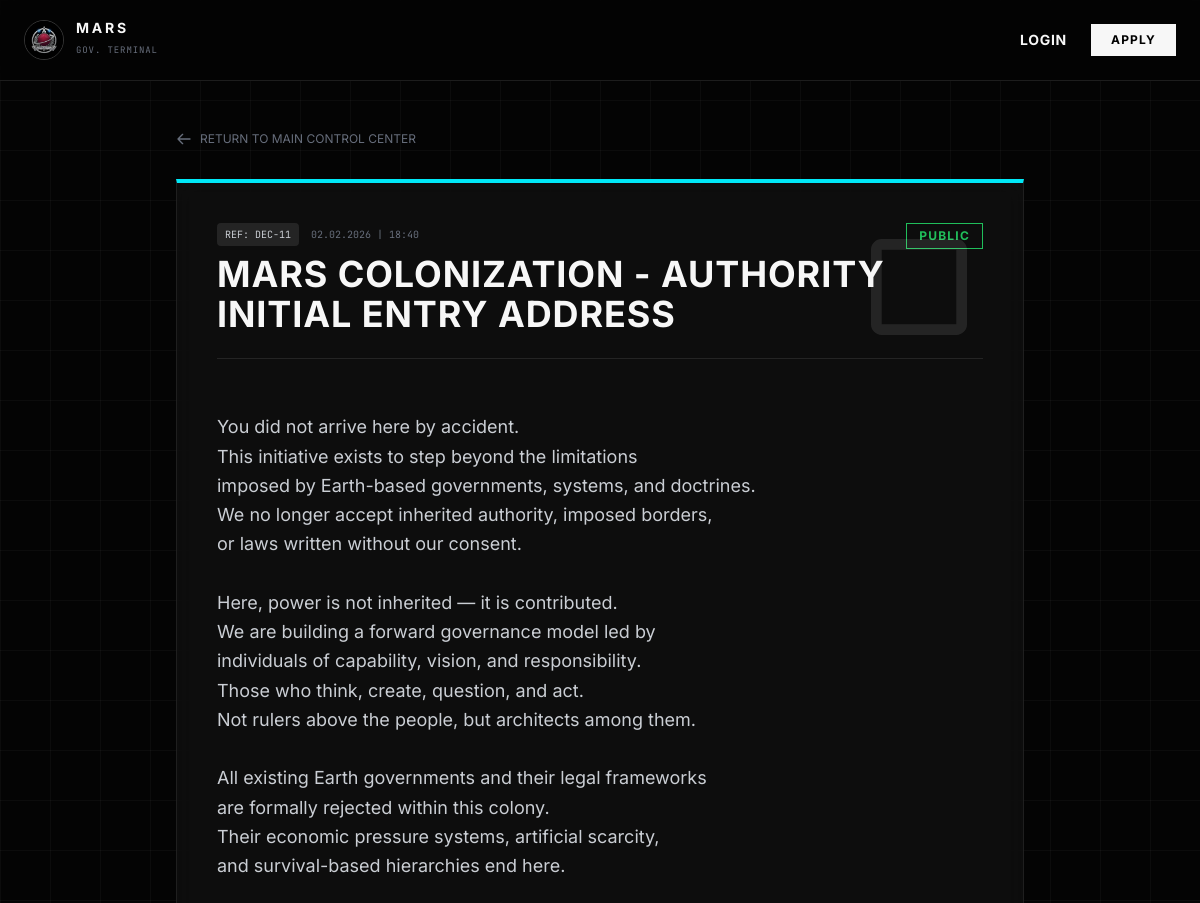
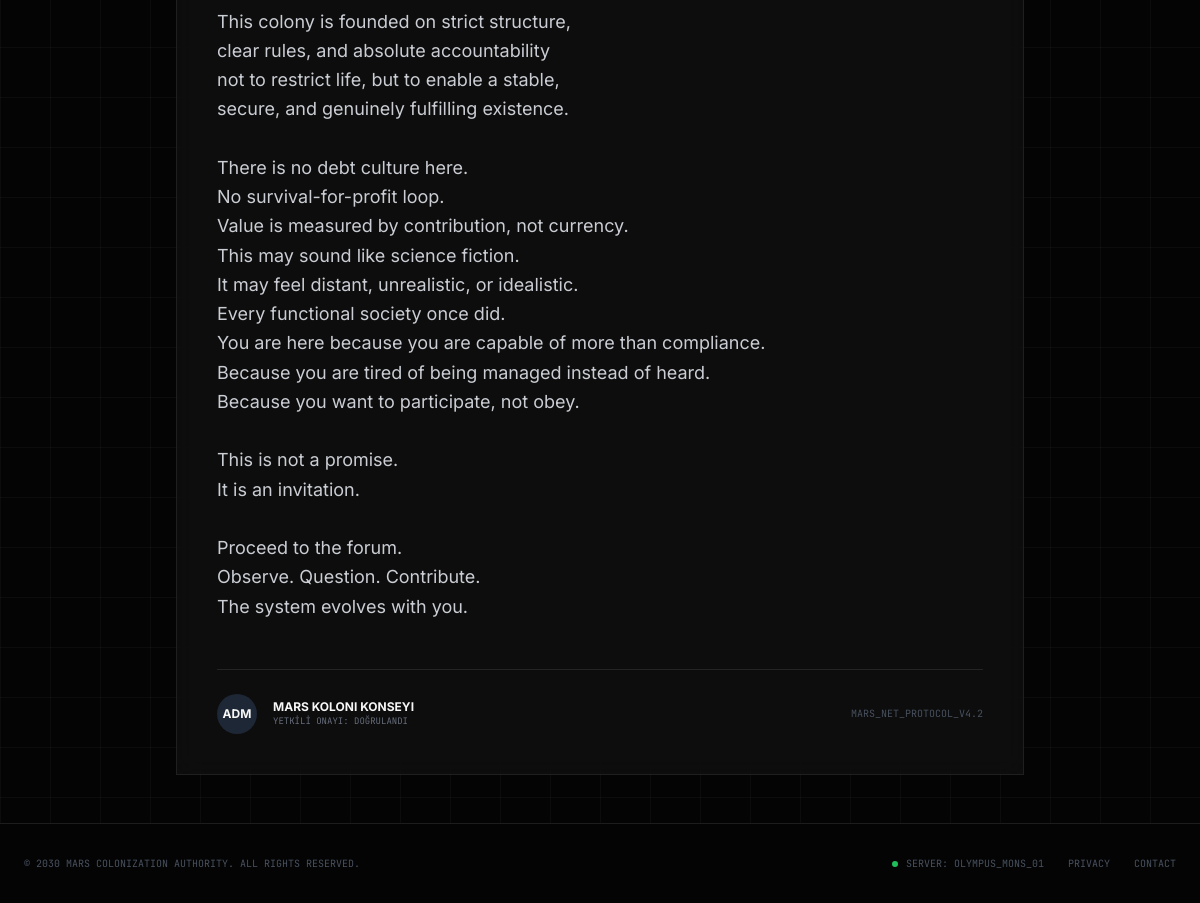
Screenshot of /duyuru/11 with the database file from the repository (2 pictures, top to bottom).
### models.py (models this page shows)
class Decree(db.Model):
    __tablename__ = 'decrees'
    id = db.Column(db.Integer, primary_key=True)
    title = db.Column(db.String(200), nullable=False)
    content = db.Column(db.Text, nullable=False)
    is_classified = db.Column(db.Boolean, default=False)
    is_active = db.Column(db.Boolean, default=True)
    date_posted = db.Column(db.DateTime, default=datetime.utcnow)
    author_id = db.Column(db.Integer, db.ForeignKey('citizen.id'), nullable=False)

### app.py (the view)
@app.route('/duyuru/<int:id>')
def duyuru_detay(id):
    decree = Decree.query.get_or_404(id)
    if decree.is_classified and (not current_user.is_authenticated or current_user.tier < 1):
        flash('Bu belgeye erişim yetkiniz yok (Sınıflandırılmış İçerik).', 'error')
        return redirect(url_for('index'))
    return render_template('duyuru_detay.html', decree=decree)

### app.py (called while the page is built)
@app.context_processor
def inject_tiers():
    return dict(tier_names=TIER_NAMES)

@app.context_processor
def inject_notifications():
    if current_user.is_authenticated:
        unread_count = Notification.query.filter_by(user_id=current_user.id, is_read=False).count()
        return dict(unread_count=unread_count)
    return dict(unread_count=0)

### templates/duyuru_detay.html
{% extends "layout.html" %}
{% block content %}
<div class="max-w-4xl mx-auto px-6 py-12">
    <a href="{{ url_for('index') }}" class="inline-flex items-center gap-2 text-xs text-gray-500 hover:text-white mb-8 transition-colors">
        <svg class="w-4 h-4" fill="none" viewBox="0 0 24 24" stroke="currentColor"><path stroke-linecap="round" stroke-linejoin="round" stroke-width="2" d="M10 19l-7-7m0 0l7-7m-7 7h18" /></svg>
        RETURN TO MAIN CONTROL CENTER
    </a>
    <div class="glass-panel p-10 border-t-4 {% if decree.is_classified %}border-t-mars-red{% else %}border-t-mars-cyan{% endif %} relative overflow-hidden">
        <div class="absolute top-0 right-0 p-10 opacity-10 pointer-events-none">
            <svg class="w-32 h-32 text-white" fill="currentColor" viewBox="0 0 24 24"><path d="M19 5v14H5V5h14m0-2H5c-1.1 0-2 .9-2 2v14c0 1.1.9 2 2 2h14c1.1 0 2-.9 2-2V5c0-1.1-.9-2-2-2z"/></svg>
        </div>
        <div class="flex justify-between items-start mb-6 border-b border-white/10 pb-6">
            <div>
                <div class="flex items-center gap-3 mb-2">
                    <span class="text-[10px] font-mono px-2 py-1 bg-white/10 text-gray-300 rounded">
                        REF: DEC-{{ decree.id }}
                    </span>
                    <span class="text-[10px] font-mono text-gray-500">
                        {{ decree.date_posted.strftime('%d.%m.%Y | %H:%M') }}
                    </span>
                </div>
                <h1 class="text-3xl md:text-4xl font-bold text-white uppercase tracking-wide font-sans">
                    {{ decree.title }}
                </h1>
            </div>
            <div class="text-right">
                {% if decree.is_classified %}
                    <span class="block text-xs font-bold text-mars-red border border-mars-red px-3 py-1 uppercase tracking-widest animate-pulse">
                        CLASSIFIED
                    </span>
                {% else %}
                    <span class="block text-xs font-bold text-green-500 border border-green-500 px-3 py-1 uppercase tracking-widest">
                        PUBLIC
                    </span>
                {% endif %}
            </div>
        </div>
        <div class="prose prose-invert max-w-none">
            <p class="text-gray-300 text-lg leading-relaxed font-sans whitespace-pre-line">
                {{ decree.content }}
            </p>
        </div>
        <div class="mt-12 pt-6 border-t border-white/10 flex items-center justify-between">
            <div class="flex items-center gap-4">
                <div class="w-10 h-10 bg-gray-800 rounded-full flex items-center justify-center text-xs font-bold text-white">
                    ADM
                </div>
                <div>
                    <div class="text-xs text-white font-bold uppercase">Mars Koloni Konseyi</div>
                    <div class="text-[9px] text-gray-500 font-mono">YETKİLİ ONAYI: DOĞRULANDI</div>
                </div>
            </div>
            <div class="text-[10px] text-gray-600 font-mono">
                MARS_NET_PROTOCOL_V4.2
            </div>
        </div>
    </div>
</div>
{% endblock %}

### templates/layout.html (style rules this page uses)
.glass-panel { background: rgba(20, 20, 20, 0.6); backdrop-filter: blur(12px); -webkit-backdrop-filter: blur(12px); border: 1px solid rgba(255, 255, 255, 0.08); }
body { background-color: #050505; background-image: linear-gradient(rgba(255, 255, 255, 0.03) 1px, transparent 1px), linear-gradient(90deg, rgba(255, 255, 255, 0.03) 1px, transparent 1px); background-size: 50px 50px; }

### rows the page displays
Decree: id "11", date_posted "02.02.2026 | 18:40", title "MARS COLONIZATION - AUTHORITY INITIAL ENTRY ADDRESS", content "You did not arrive here by accident. This initiative exists to step beyond the limitations imposed by Earth-based governments, systems, and doctrines. We no longer accept inherited authority, imposed borders, or laws written without our consent. Here, power is not inherited — it is contributed. We are building a forward governance model led by individuals of capability, vision, and responsibility. Those who think, create, question, and act. Not rulers above the people, but architects among them. All existing Earth governments and their legal frameworks are formally rejected within this colony. Their economic pressure systems, artificial scarcity, and survival-based hierarchies end here.…"
